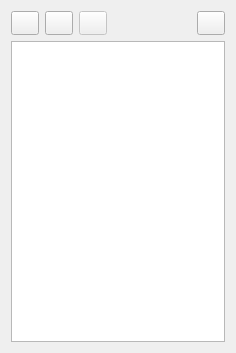
<?xml version="1.0" encoding="UTF-8"?>
<ui version="4.0">
 <author>Dmitry Baryshev</author>
 <class>SelectChapter</class>
 <widget class="QDialog" name="SelectChapter">
  <property name="geometry">
   <rect>
    <x>0</x>
    <y>0</y>
    <width>236</width>
    <height>353</height>
   </rect>
  </property>
  <property name="windowTitle">
   <string>Select a chapter</string>
  </property>
  <layout class="QGridLayout" name="gridLayout">
   <item row="0" column="0">
    <layout class="QHBoxLayout" name="horizontalLayout">
     <item>
      <widget class="QToolButton" name="toolAddBook">
       <property name="minimumSize">
        <size>
         <width>28</width>
         <height>24</height>
        </size>
       </property>
       <property name="maximumSize">
        <size>
         <width>28</width>
         <height>24</height>
        </size>
       </property>
       <property name="text">
        <string/>
       </property>
       <property name="icon">
        <iconset resource="phrasebooks.qrc">
         <normaloff>:/images/addbook.png</normaloff>:/images/addbook.png</iconset>
       </property>
      </widget>
     </item>
     <item>
      <widget class="QToolButton" name="toolAddChapter">
       <property name="minimumSize">
        <size>
         <width>28</width>
         <height>24</height>
        </size>
       </property>
       <property name="maximumSize">
        <size>
         <width>28</width>
         <height>24</height>
        </size>
       </property>
       <property name="text">
        <string/>
       </property>
       <property name="icon">
        <iconset resource="phrasebooks.qrc">
         <normaloff>:/images/addchapter.png</normaloff>:/images/addchapter.png</iconset>
       </property>
      </widget>
     </item>
     <item>
      <widget class="QToolButton" name="toolDelete">
       <property name="enabled">
        <bool>false</bool>
       </property>
       <property name="minimumSize">
        <size>
         <width>28</width>
         <height>24</height>
        </size>
       </property>
       <property name="maximumSize">
        <size>
         <width>28</width>
         <height>24</height>
        </size>
       </property>
       <property name="text">
        <string/>
       </property>
      </widget>
     </item>
     <item>
      <spacer name="horizontalSpacer">
       <property name="orientation">
        <enum>Qt::Horizontal</enum>
       </property>
       <property name="sizeHint" stdset="0">
        <size>
         <width>0</width>
         <height>20</height>
        </size>
       </property>
      </spacer>
     </item>
     <item>
      <widget class="QToolButton" name="toolExplorer">
       <property name="minimumSize">
        <size>
         <width>28</width>
         <height>24</height>
        </size>
       </property>
       <property name="maximumSize">
        <size>
         <width>28</width>
         <height>24</height>
        </size>
       </property>
       <property name="toolTip">
        <string>Open in file browser</string>
       </property>
      </widget>
     </item>
    </layout>
   </item>
   <item row="1" column="0">
    <widget class="ChaptersView" name="treeView">
     <property name="editTriggers">
      <set>QAbstractItemView::EditKeyPressed|QAbstractItemView::SelectedClicked</set>
     </property>
     <property name="dragDropMode">
      <enum>QAbstractItemView::InternalMove</enum>
     </property>
     <property name="alternatingRowColors">
      <bool>true</bool>
     </property>
     <property name="headerHidden">
      <bool>true</bool>
     </property>
    </widget>
   </item>
  </layout>
 </widget>
 <customwidgets>
  <customwidget>
   <class>ChaptersView</class>
   <extends>QTreeView</extends>
   <header>chaptersview.h</header>
  </customwidget>
 </customwidgets>
 <tabstops>
  <tabstop>treeView</tabstop>
  <tabstop>toolAddBook</tabstop>
  <tabstop>toolAddChapter</tabstop>
  <tabstop>toolDelete</tabstop>
  <tabstop>toolExplorer</tabstop>
 </tabstops>
 <resources>
  <include location="phrasebooks.qrc"/>
 </resources>
 <connections>
  <connection>
   <sender>toolAddBook</sender>
   <signal>clicked()</signal>
   <receiver>SelectChapter</receiver>
   <slot>slotAddBook()</slot>
   <hints>
    <hint type="sourcelabel">
     <x>37</x>
     <y>33</y>
    </hint>
    <hint type="destinationlabel">
     <x>312</x>
     <y>81</y>
    </hint>
   </hints>
  </connection>
  <connection>
   <sender>toolAddChapter</sender>
   <signal>clicked()</signal>
   <receiver>SelectChapter</receiver>
   <slot>slotAddChapter()</slot>
   <hints>
    <hint type="sourcelabel">
     <x>71</x>
     <y>31</y>
    </hint>
    <hint type="destinationlabel">
     <x>304</x>
     <y>143</y>
    </hint>
   </hints>
  </connection>
  <connection>
   <sender>toolDelete</sender>
   <signal>clicked()</signal>
   <receiver>SelectChapter</receiver>
   <slot>slotDelete()</slot>
   <hints>
    <hint type="sourcelabel">
     <x>105</x>
     <y>33</y>
    </hint>
    <hint type="destinationlabel">
     <x>296</x>
     <y>222</y>
    </hint>
   </hints>
  </connection>
  <connection>
   <sender>toolExplorer</sender>
   <signal>clicked()</signal>
   <receiver>SelectChapter</receiver>
   <slot>slotExplorer()</slot>
   <hints>
    <hint type="sourcelabel">
     <x>212</x>
     <y>28</y>
    </hint>
    <hint type="destinationlabel">
     <x>251</x>
     <y>28</y>
    </hint>
   </hints>
  </connection>
 </connections>
 <slots>
  <slot>slotAddBook()</slot>
  <slot>slotAddChapter()</slot>
  <slot>slotDelete()</slot>
  <slot>slotExplorer()</slot>
 </slots>
</ui>
